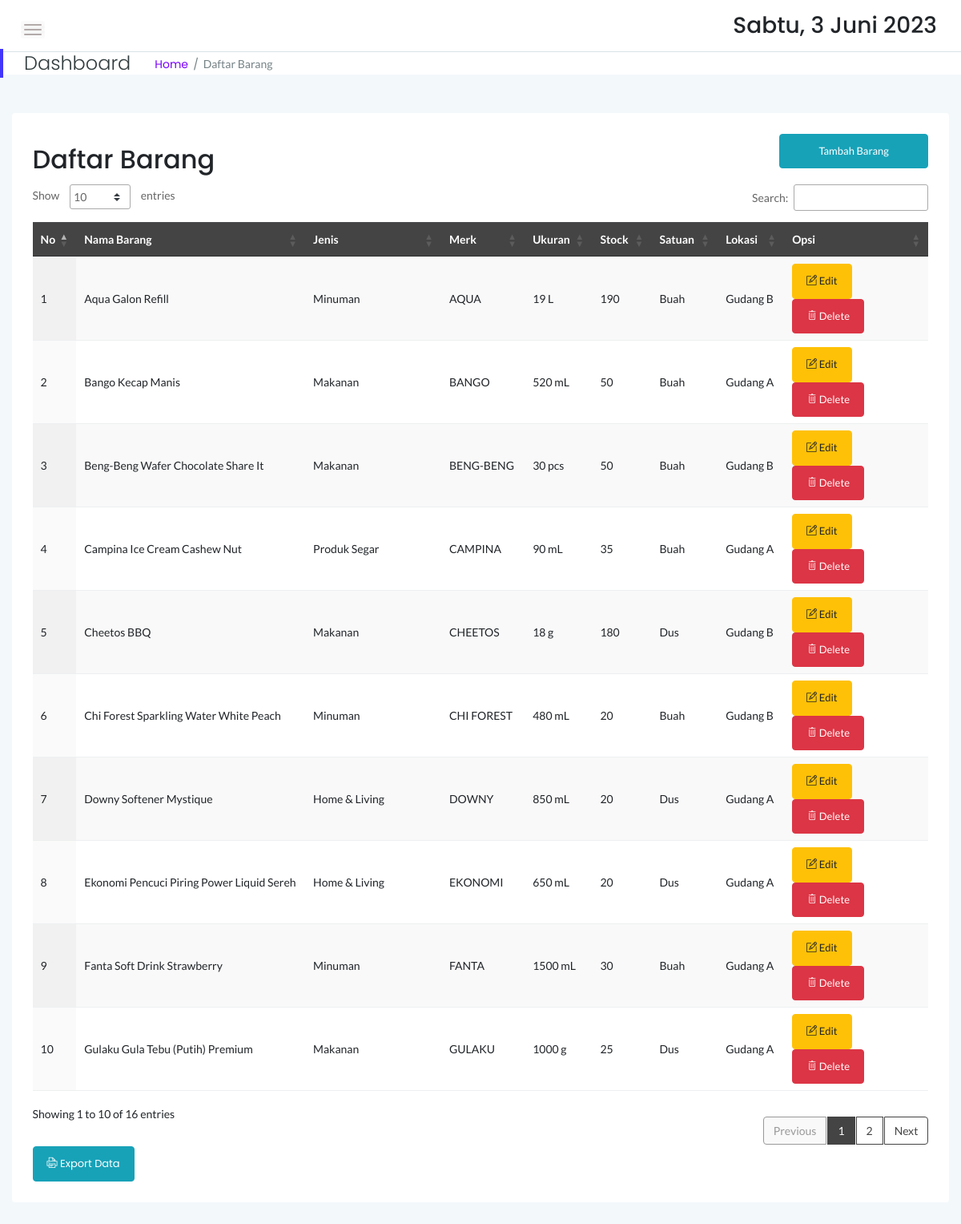
The page /stock/stock.php (signed in) on the database its author committed.
### tables this page shows
CREATE TABLE `sstock_brg` (
  `idx` int(11) NOT NULL,
  `nama` varchar(55) NOT NULL,
  `jenis` varchar(30) NOT NULL,
  `merk` varchar(40) NOT NULL,
  `ukuran` varchar(20) NOT NULL,
  `stock` int(12) NOT NULL,
  `satuan` varchar(10) NOT NULL,
  `lokasi` varchar(55) NOT NULL
);

### stock/stock.php (the view, shortened to what this page needs)
<?php
include 'dbconnect.php';
if (!empty($_SESSION['login'])) {
    ?>
    <!doctype html>
    <html class="no-js" lang="en">
    <head>
        <link rel="stylesheet" href="assets/css/bootstrap.min.css">
        <link rel="stylesheet" href="assets/css/font-awesome.min.css">
        <link rel="stylesheet" href="assets/css/themify-icons.css">
        <link rel="stylesheet" href="assets/css/metisMenu.css">
        <link rel="stylesheet" href="assets/css/owl.carousel.min.css">
        <link rel="stylesheet" href="assets/css/slicknav.min.css">
        <link rel="stylesheet" href="https://www.amcharts.com/lib/3/plugins/export/export.css" type="text/css"
            media="all" />
        <link rel="stylesheet" type="text/css" href="https://cdn.datatables.net/1.10.19/css/jquery.dataTables.min.css">
        <link rel="stylesheet" type="text/css" href="https://cdn.datatables.net/1.10.19/css/jquery.dataTables.css">
        <link rel="stylesheet" type="text/css" href="https://cdn.datatables.net/1.10.18/css/dataTables.bootstrap4.min.css">
        <link rel="stylesheet" type="text/css"
            href="https://cdn.datatables.net/responsive/2.2.3/css/responsive.bootstrap.min.css">
        <link rel="stylesheet" type="text/css"
            href="https://cdn.datatables.net/responsive/2.2.3/css/responsive.jqueryui.min.css">
        <link rel="stylesheet" type="text/css"
            href="https://cdn.datatables.net/buttons/1.5.2/css/buttons.dataTables.min.css">
        <link rel="stylesheet" href="assets/css/typography.css">
        <link rel="stylesheet" href="assets/css/default-css.css">
        <link rel="stylesheet" href="assets/css/styles.css">
        <link rel="stylesheet" href="assets/css/responsive.css">
    </head>
    <body>
        <div class="page-container">
            <div class="main-content">
                <div class="header-area">
                    <div class="row align-items-center">
                        <div class="col-md-6 col-sm-8 clearfix">
                            <div class="nav-btn pull-left">
                                <span></span>
                                <span></span>
                                <span></span>
                            </div>
                        </div>
                        <div class="col-md-6 col-sm-4 clearfix">
                            <ul class="notification-area pull-right">
                                <li>
                                    <h3>
                                        <div class="date">
                                        </div>
                                    </h3>
                                </li>
                            </ul>
                        </div>
                    </div>
                </div>
                <div class="page-title-area">
                    <div class="row align-items-center">
                        <div class="col-sm-6">
                            <div class="breadcrumbs-area clearfix">
                                <h4 class="page-title pull-left">Dashboard</h4>
                                <ul class="breadcrumbs pull-left">
                                    <li><a href="guest.php">Home</a></li>
                                    <li><span>Daftar Barang</span></li>
                                </ul>
                            </div>
                        </div>
                        <div class="col-sm-6 clearfix">
                        </div>
                    </div>
                </div>
                <div class="main-content-inner">
                    <div class="row mt-5 mb-5">
                        <div class="col-12">
                            <div class="card">
                                <div class="card-body">
                                    <div class="d-sm-flex justify-content-between align-items-center">
                                        <h2>Daftar Barang</h2>
                                        <button style="margin-bottom:20px" data-toggle="modal" data-target="#myModal"
                                            class="btn btn-info col-md-2">Tambah Barang</button>
                                    </div>
                                    <div class="data-tables datatable-dark">
                                        <table id="dataTable3" class="display" style="width:100%">
                                            <thead class="thead-dark">
                                                <tr>
                                                    <th>No</th>
                                                    <th>Nama Barang</th>
                                                    <th>Jenis</th>
                                                    <th>Merk</th>
                                                    <th>Ukuran</th>
                                                    <th>Stock</th>
                                                    <th>Satuan</th>
                                                    <th>Lokasi</th>
                                                    <th>Opsi</th>
                                                </tr>
                                            </thead>
                                            <tbody>
                                                <?php
                                                $brgs = mysqli_query($conn, "SELECT * from sstock_brg order by nama ASC");
                                                $no = 1;
                                                while ($p = mysqli_fetch_array($brgs)) {
                                                    $idb = $p['idx'];
                                                    ?>
                                                    <tr>
                                                        <td>
                                                            <?php echo $no++ ?>
                                                        </td>
                                                        <td>
                                                            <?php echo $p['nama'] ?>
                                                        </td>
                                                        <td>
                                                            <?php echo $p['jenis'] ?>
                                                        </td>
                                                        <td>
                                                            <?php echo $p['merk'] ?>
                                                        </td>
                                                        <td>
                                                            <?php echo $p['ukuran'] ?>
                                                        </td>
                                                        <td>
                                                            <?php echo $p['stock'] ?>
                                                        </td>
                                                        <td>
                                                            <?php echo $p['satuan'] ?>
                                                        </td>
                                                        <td>
                                                            <?php echo $p['lokasi'] ?>
                                                        </td>
                                                        <td><button data-toggle="modal" data-target="#edit<?= $idb; ?>"
                                                                class="btn btn-warning"><i class="ti-pencil-alt"></i>
                                                                Edit</button> <button data-toggle="modal"
                                                                data-target="#del<?= $idb; ?>" class="btn btn-danger"><i
                                                                    class="ti-trash"></i> Delete</button></td>
                                                    </tr>
                                                                            <?php
                                                    }
                                                    ?>
                                                                        </tbody>
                                                                        </table>
                                                                        </div>
                                                                        <a href="exportstkbhn.php" target="_blank" class="btn btn-info"><i class="ti-printer"></i> Export Data</a>
                                                                        </div>
                                                                        </div>
                                                                        </div>
                                                                        </div>
                                                                        </div>
                                                                        </div>
                                                                        </div>
                                                                        </body>
                                                                        </html>
                                                                            <?php
}

### rows shown on the page
sstock_brg: nama "Aqua Galon Refill", jenis "Minuman", merk "AQUA", ukuran "19 L", stock "190", satuan "Buah", lokasi "Gudang B"
sstock_brg: nama "Bango Kecap Manis", jenis "Makanan", merk "BANGO", ukuran "520 mL", stock "50", satuan "Buah", lokasi "Gudang A"
sstock_brg: nama "Beng-Beng Wafer Chocolate Share It", jenis "Makanan", merk "BENG-BENG", ukuran "30 pcs", stock "50", satuan "Buah", lokasi "Gudang B"
sstock_brg: nama "Campina Ice Cream Cashew Nut", jenis "Produk Segar", merk "CAMPINA", ukuran "90 mL", stock "35", satuan "Buah", lokasi "Gudang A"
sstock_brg: nama "Cheetos BBQ", jenis "Makanan", merk "CHEETOS", ukuran "18 g", stock "180", satuan "Dus", lokasi "Gudang B"
sstock_brg: nama "Chi Forest Sparkling Water White Peach", jenis "Minuman", merk "CHI FOREST", ukuran "480 mL", stock "20", satuan "Buah", lokasi "Gudang B"
sstock_brg: nama "Downy Softener Mystique", jenis "Home & Living", merk "DOWNY", ukuran "850 mL", stock "20", satuan "Dus", lokasi "Gudang A"
sstock_brg: nama "Ekonomi Pencuci Piring Power Liquid Sereh", jenis "Home & Living", merk "EKONOMI", ukuran "650 mL", stock "20", satuan "Dus", lokasi "Gudang A"
sstock_brg: nama "Fanta Soft Drink Strawberry", jenis "Minuman", merk "FANTA", ukuran "1500 mL", stock "30", satuan "Buah", lokasi "Gudang A"
sstock_brg: nama "Gulaku Gula Tebu (Putih) Premium", jenis "Makanan", merk "GULAKU", ukuran "1000 g", stock "25", satuan "Dus", lokasi "Gudang A"
